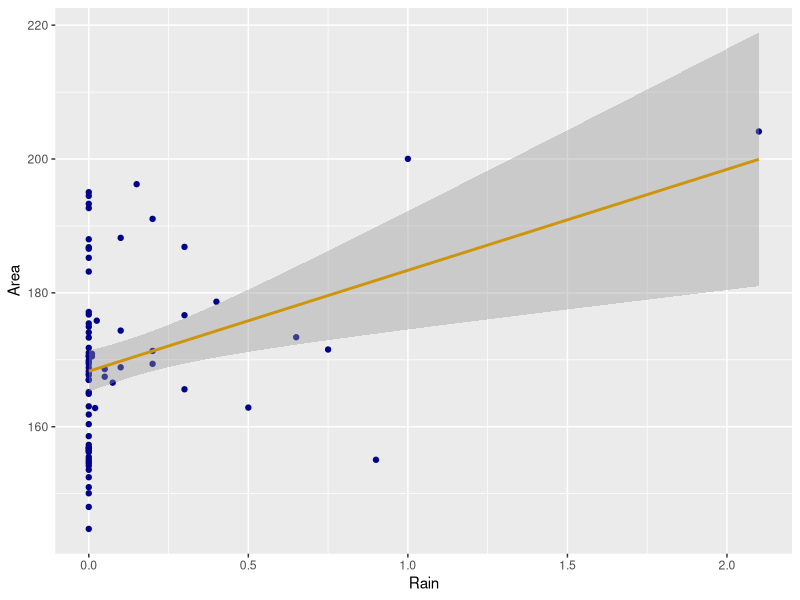
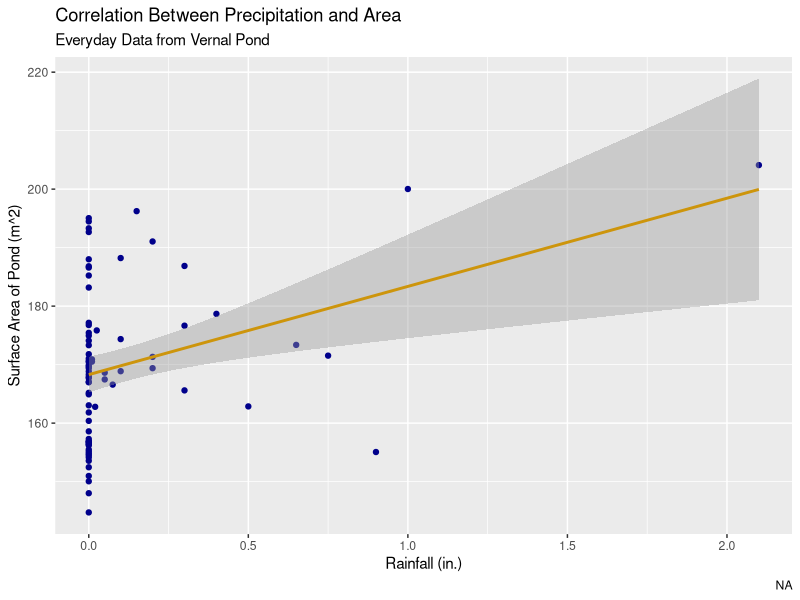
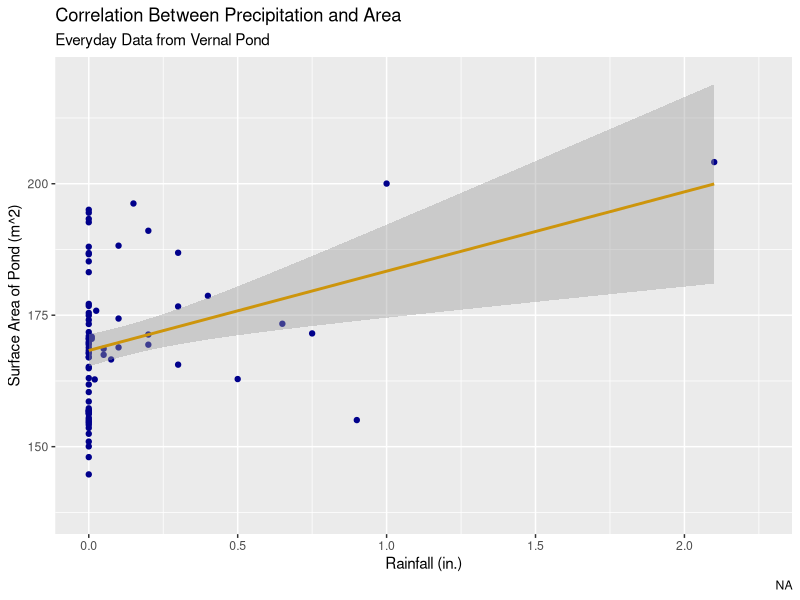
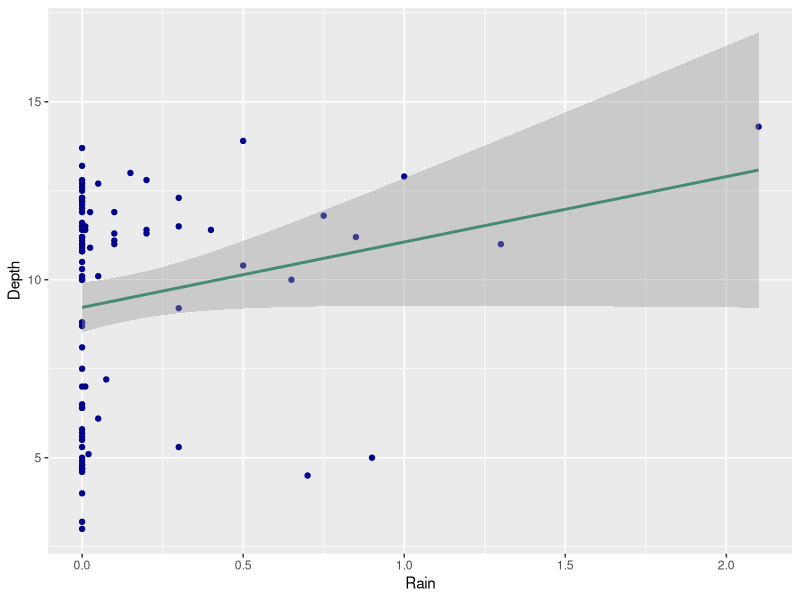
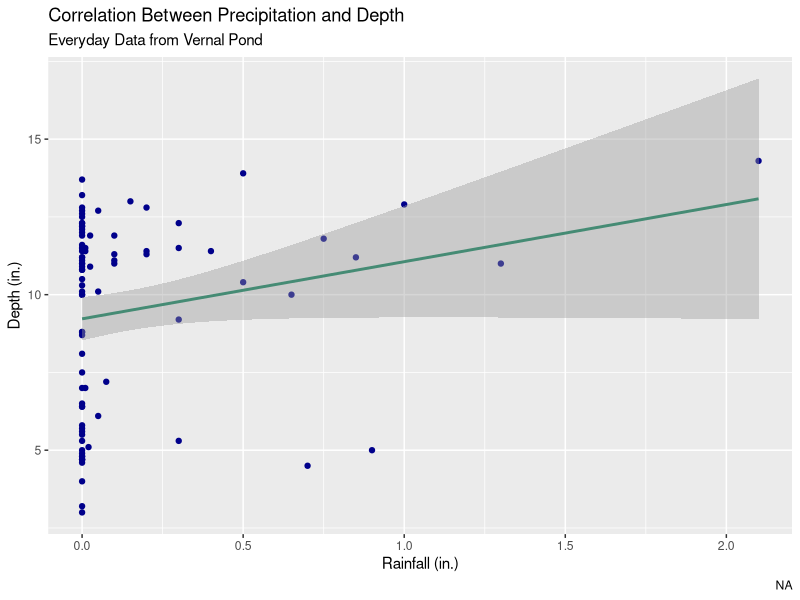
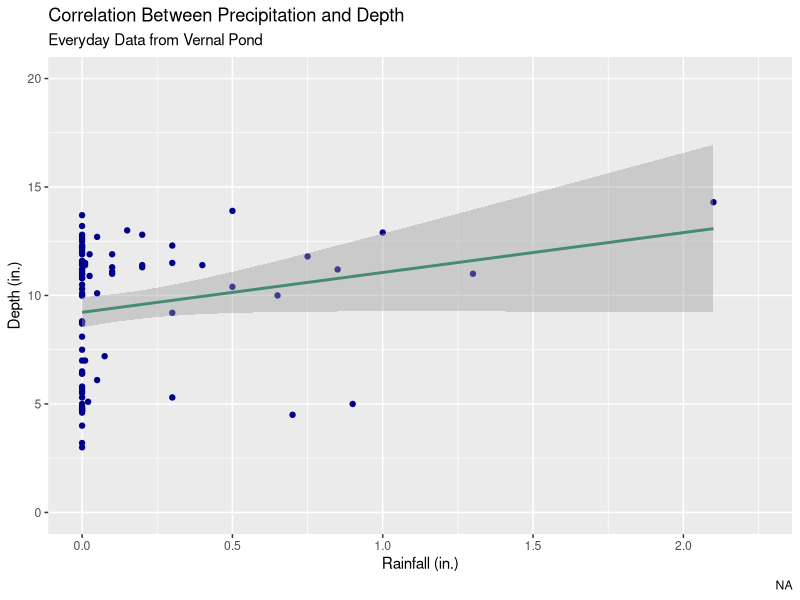
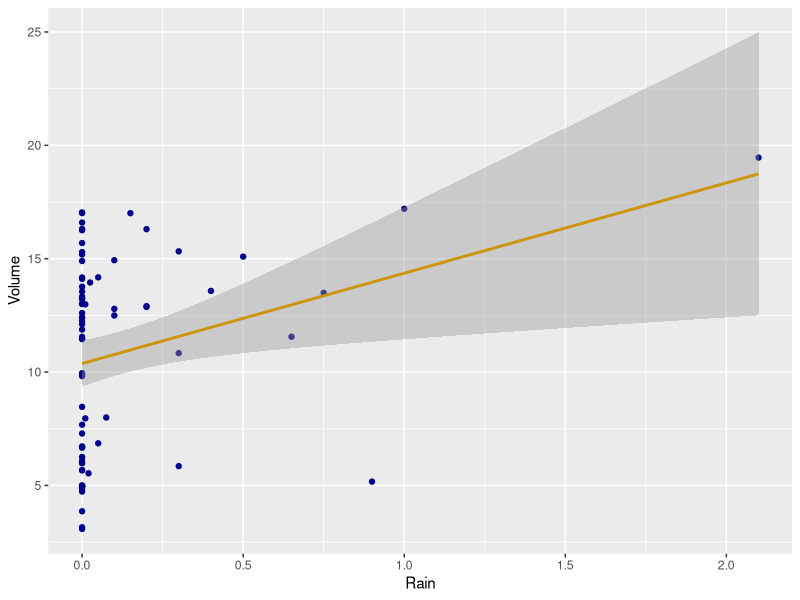
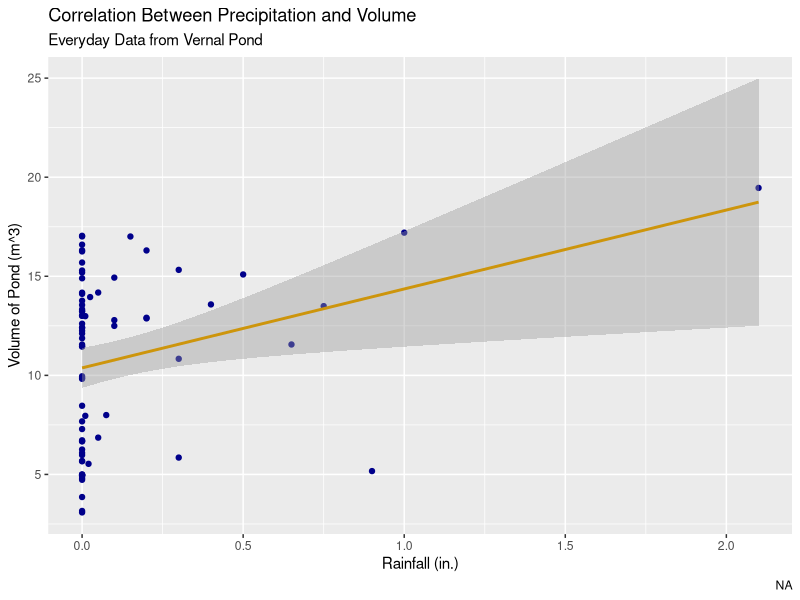

Source code (R) for these figures, in order:
library(ggplot2)

Pond_Data <- read.csv("CSV_DataStorage.csv", stringsAsFactors = FALSE)
Pond_Data$Date <- as.Date( Pond_Data$Date )
## These two equations are for area and volume of each measurement for the pond.
Pond_Data$Area <- (((Pond_Data$South + Pond_Data$North + 1500) / 2) * ((Pond_Data$West + Pond_Data$East + 1100) / 2) * pi) / 10000
Pond_Data$Volume <- ((((Pond_Data$South + Pond_Data$North + 1500) / 2) * ((Pond_Data$West + Pond_Data$East + 1100) / 2) * (Pond_Data$Depth) * (4/3) * pi) / 2) / 1000000

## The area calculation follows the equation for an ellipse: a*b*pi, and the volume calculation follows the equation for an ellipsoid: a*b*c*pi*(4/3).
## Divided by 2 to get half an ellipsoid, represents general shape of the pond.
## Extra 4 digit number represents base length of a pond axis.
## Reason for adding the two sides together is for the equation of an ellipse or an ellipsoid, a, b, and c, represent radii, but because the sides are uneven, I make a diameter to represent the general length of that axis, and then divide that by two to get the radius for that side.

## Code used to make graphs, from: http://r-statistics.co/Complete-Ggplot2-Tutorial-Part1-With-R-Code.html

options(scipen=999)

SPta <- ggplot(Pond_Data, aes(x=TemperatureMax, y=Area)) + geom_point(col="darkgreen", size=1.5) + geom_smooth(method="lm", col="red")
SPtaL <- SPta + labs(title="Correlation Between Temperature and Area", subtitle="Everyday Data from Vernal Pond", y="Surface Area of Pond (m^2)", x="Temperature Maximum (*F)", caption="NA")
SPtaZ <- SPtaL + coord_cartesian(xlim=c(25,77.5), ylim=c(130,210))

SPtv <- ggplot(Pond_Data, aes(x=TemperatureMax, y=Volume)) + geom_point(col="darkgreen", size=1.5) + geom_smooth(method="lm", col="red")
SPtvL <- SPtv + labs(title="Correlation Between Temperature and Volume", subtitle="Everyday Data from Vernal Pond", y="Volume of Pond (m^3)", x="Temperature Maximum", caption="NA")
SPtvZ <- SPtvL + coord_cartesian(xlim=c(25,77.5), ylim=c(0,20))

SPra <- ggplot(Pond_Data, aes(x=Rain, y=Area)) + geom_point(col="darkblue", size=1.5) + geom_smooth(method="lm", col="darkgoldenrod3")
SPraL <- SPra + labs(title="Correlation Between Precipitation and Area", subtitle="Everyday Data from Vernal Pond", y="Surface Area of Pond (m^2)", x="Rainfall (in.)", caption="NA")
SPraZ <- SPraL + coord_cartesian(xlim=c(0,2.25), ylim=c(137.5,220))

SPrv <- ggplot(Pond_Data, aes(x=Rain, y=Volume)) + geom_point(col="darkblue", size=1.5) + geom_smooth(method="lm", col="darkgoldenrod3")
SPrvL <- SPrv + labs(title="Correlation Between Precipitation and Volume", subtitle="Everyday Data from Vernal Pond", y="Volume of Pond (m^3)", x="Rainfall (in.)", caption="NA")
SPrvZ <- SPrvL + coord_cartesian(xlim=c(0,2.25), ylim=c(0,25))

SPrd <- ggplot(Pond_Data, aes(x=Rain, y=Depth)) + geom_point(col="darkblue", size=1.5) + geom_smooth(method="lm", col="aquamarine4")
SPrdL <- SPrd + labs(title="Correlation Between Precipitation and Depth", subtitle="Everyday Data from Vernal Pond", y="Depth (in.)", x="Rainfall (in.)", caption="NA")
SPrdZ <- SPrdL + coord_cartesian(xlim=c(0,2.25), ylim=c(0,20))

SPtd <- ggplot(Pond_Data, aes(x=TemperatureMax, y=Depth)) + geom_point(col="darkgreen", size=1.5) + geom_smooth(method="lm", col="aquamarine4")
SPtdL <- SPtd + labs(title="Correlation Between Temperature and Depth", subtitle="Everyday Data from Vernal Pond", y="Depth (in.)", x="Temperature Maxium (*F)", caption="NA")
SPtdZ <- SPtdL + coord_cartesian(xlim=c(25,77.5), ylim=c(0,20))

SPtr <- ggplot(Pond_Data, aes(x=TemperatureMax, y=Rain)) + geom_point(col="darkgreen", size=1.5) + geom_smooth(method="lm", col="aquamarine4")
SPtrL <- SPtr + labs(title="Correlation Between Temperature and Precipitation", subtitle="Everyday Data from Vernal Pond", y="Rainfall (in.)", x="Temperature Maxium (*F)", caption="NA")
SPtrZ <- SPtrL + coord_cartesian(xlim=c(25,77.5), ylim=c(0,2.35))

## Code used to make PNG versions of graph, from: http://www.cookbook-r.com/Graphs/Output_to_a_file/

## ppi <- 300

## png("/abyss/Common/Brian/School Work/Science Fair Project --- Vernal Pond: 2019_7th Grade/Data, CSV, Pickle Graph/Science-Fair_2019/Graphs/SPtrZ.png", width=10*ppi, height=6*ppi, res=ppi)
## print(SPtrZ)
## dev.off()
